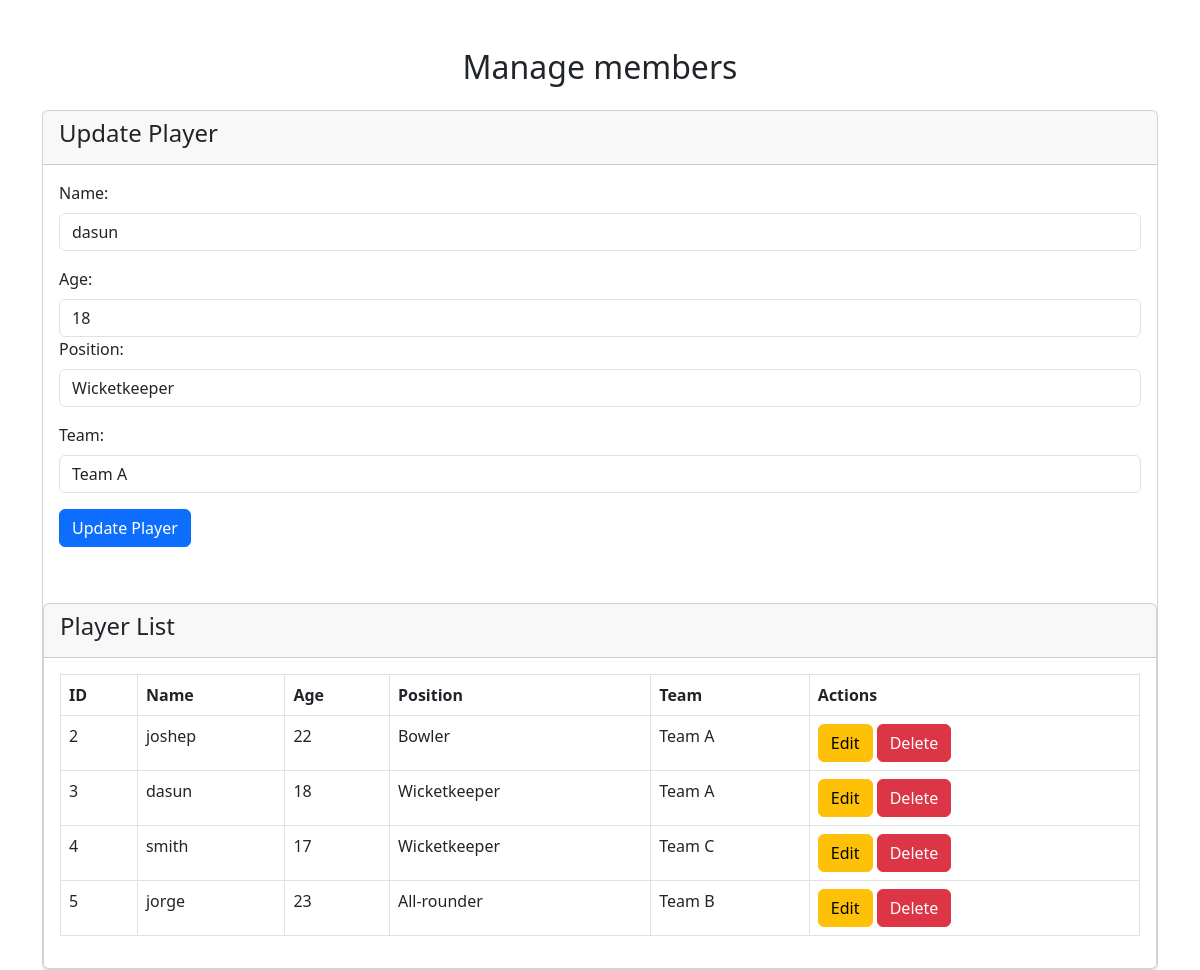
Page /text.php?edit=3 on the committed database.
### tables this page shows
CREATE TABLE `players` (
  `id` int(11) NOT NULL,
  `name` varchar(50) NOT NULL,
  `age` int(11) NOT NULL,
  `position` varchar(50) NOT NULL,
  `team` varchar(50) NOT NULL
);

### text.php (the view, shortened to what this page needs)
<?php
$conn = new mysqli("localhost", "root", "", "cricket_club");
$playerToUpdate = null;
if (isset($_GET['edit'])) {
    $id = $_GET['edit'];
    $result = $conn->query("SELECT * FROM players WHERE id=$id");
    $playerToUpdate = $result->fetch_assoc();
}
?>
<!DOCTYPE html>
<html>
<head>
    <link rel="stylesheet" href="https://cdn.jsdelivr.net/npm/bootstrap@5.3.0-alpha1/dist/css/bootstrap.min.css">
</head>
<body>
    <div class="container mt-5">
        <h2 class="text-center"> Manage members</h2>
        <div class="card mt-4">
            <div class="card-header">
                <h4><?php echo $playerToUpdate ? "Update Player" : "Add New Player"; ?></h4>
            </div>
            <div class="card-body">
                <form method="POST" action="">
                    <div class="mb-3">
                        <label for="name" class="form-label">Name:</label>
                        <input type="text" name="name" id="name" class="form-control" required
                               value="<?php echo $playerToUpdate['name'] ?? ''; ?>">
                    </div>
                    <div class="mb-3">
                        <label for="age" class="form-label">Age:</label>
                        <input type="number" name="age" id="age" class="form-control" required
                               value="<?php echo $playerToUpdate['age'] ?? ''; ?>">
                               <div class="mb-3">
                    <label for="position" class="form-label">Position:</label>
                            <select name="position" id="position" class="form-control" required value="<?php echo $playerToUpdate['position'] ?? ''; ?>
                            <option value="">Select Position</option>
                            <option value="Wicketkeeper" <?= (isset($playerToUpdate['position']) && $playerToUpdate['position'] == 'Wicketkeeper') ? 'selected' : ''; ?>>Wicketkeeper</option>
                        </select>
                    </div>
                    <div class="mb-3">
    <label for="team" class="form-label">Team:</label>
    <select name="team" id="team" class="form-control" required="<?php echo $playerToUpdate['team'] ?? ''; ?>
        <option value="">Select Team</option>
        <option value="Team A" <?= (isset($playerToUpdate['team']) && $playerToUpdate['team'] == 'Team A') ? 'selected' : ''; ?>>Team A</option>
    </select>
</div>
                    <button type="submit" name="<?php echo $playerToUpdate ? 'update_player' : 'add_player'; ?>"
                            class="btn btn-<?php echo $playerToUpdate ? 'primary' : 'success'; ?>">
                        <?php echo $playerToUpdate ? 'Update Player' : 'Add Player'; ?>
                    </button>
                </form>
            </div>
        </div>
        <div class="card mt-4">
            <div class="card-header">
                <h4>Player List</h4>
            </div>
            <div class="card-body">
                <table class="table table-bordered">
                    <thead>
                        <tr>
                            <th>ID</th>
                            <th>Name</th>
                            <th>Age</th>
                            <th>Position</th>
                            <th>Team</th>
                            <th>Actions</th>
                        </tr>
                    </thead>
                    <tbody>
                        <?php
                        $result = $conn->query("SELECT * FROM players");
                        if ($result->num_rows > 0) {
                            while ($row = $result->fetch_assoc()) {
                                echo "
                                <tr>
                                    <td>{$row['id']}</td>
                                    <td>{$row['name']}</td>
                                    <td>{$row['age']}</td>
                                    <td>{$row['position']}</td>
                                    <td>{$row['team']}</td>
                                    <td>
                                        <a href='?edit={$row['id']}' class='btn btn-warning'>Edit</a>
                                        <a href='?delete={$row['id']}' class='btn btn-danger' onclick='return confirm(\"Are you sure?\")'>Delete</a>
                                    </td>
                                </tr>";
                            }
                        } else {
                            echo "<tr><td colspan='6' class='text-center'>No players found.</td></tr>";
                        }
                        ?>
                    </tbody>
                </table>
            </div>
        </div>
    </div>
</body>
</html>

### rows in the picture
players: name "dasun", age "18", position "Wicketkeeper", team "Team A", id "3"
players: id "2", name "joshep", age "22", position "Bowler", team "Team A"
players: id "4", name "smith", age "17", position "Wicketkeeper", team "Team C"
players: id "5", name "jorge", age "23", position "All-rounder", team "Team B"
